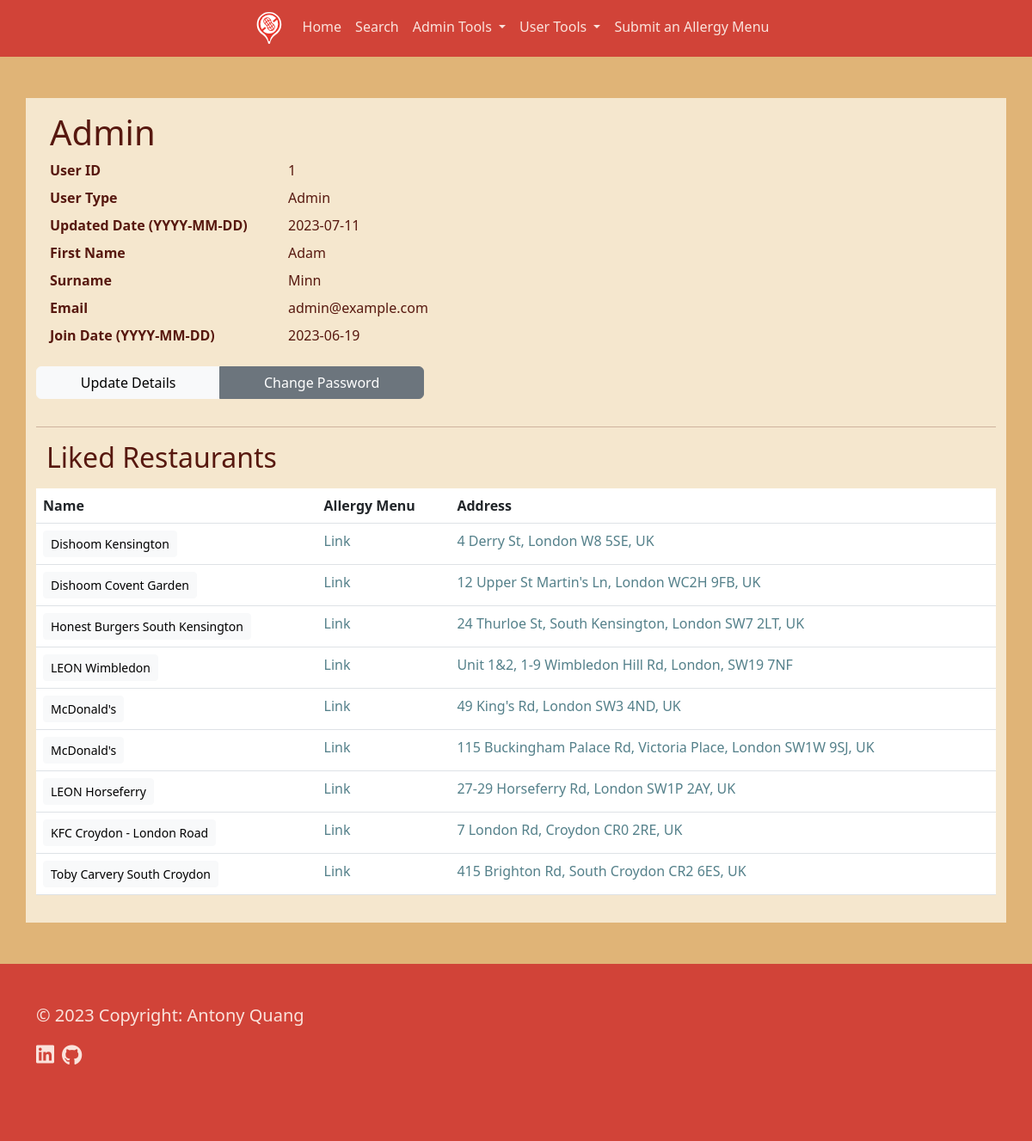
The page /users/profile/1 (signed in) on the database its author committed.
### application/models.py (models this page shows, shortened)
class User(db.Model, UserMixin):
    __tablename__ = "users"
    id = db.Column(db.Integer, primary_key=True)
    user_type = db.Column(db.String(), default="User", nullable=False)
    username = db.Column(db.String(30), unique=True, nullable=False)
    first_name = db.Column(db.String(50), unique=False, nullable=False)
    surname = db.Column(db.String(50), unique=False, nullable=False)
    password = db.Column(db.String(180), unique=False, nullable=False)
    email = db.Column(db.String(180), unique=True, nullable=False)
    start_datetime = db.Column(db.DateTime, nullable=False)
    updated_datetime = db.Column(db.DateTime)
    favourites = db.relationship("Restaurant", secondary=user_restaurant, backref="fans")
    reports = db.relationship("Report", back_populates="parent_user")

class Restaurant(db.Model):
    __tablename__ = "restaurants"
    id = db.Column(db.Integer, primary_key=True)
    name = db.Column(db.String(30), nullable=False)
    latitude = db.Column(db.Numeric, nullable=False)
    longitude = db.Column(db.Numeric, nullable=False)
    price = db.Column(db.String(3), nullable=False)
    website = db.Column(db.String(), nullable=False)
    menu = db.Column(db.String(), nullable=False)
    status = db.Column(db.String(30), default="Proposed", unique=False, nullable=False)
    phone = db.Column(db.String())
    start_datetime = db.Column(db.DateTime, nullable=False)
    update_datetime = db.Column(db.DateTime, nullable=False)
    address = db.Column(db.String(250), unique=False, nullable=False)
    maps_url = db.Column(db.String(), nullable=False)
    cuisines = db.Column(JsonEncodedDict)
    reports = db.relationship("Report", back_populates="parent_restaurant")

### application/users/routes.py (the view)
@bp.route("/profile/<int:user_id>")
@login_required
def user_profile(user_id):
    session["search"] = {}
    print(current_user.id)
    if current_user.id != user_id and current_user.user_type != "Admin":
        flash("You do not have access to this page", category="danger")
        return redirect(url_for("public.home"))
    else:
        user = User.query.get_or_404(user_id)
        restaurants = user.favourites
        return render_template("users/user_profile.html", user=user, restaurants=restaurants)

### application/models.py (called while the page is built)
@login_manager.user_loader
def user_loader(user_id):
    return User.query.get(user_id)

    def process_result_value(self, value, dialect):
        if value is None:
            return '{}'
        else:
            return json.loads(value)

### application/templates/users/user_profile.html (shortened to what this page needs)
{% extends "header.html" %}
{% block content %}
<link href="https://cdn.datatables.net/v/bs5/dt-1.13.5/datatables.min.css" rel="stylesheet"/>
<div class="fluid-container w-100 orange-section py-5">
<div class="container neutral-section py-3">
  <div class="row px-3">
      <h1>{{ user.username }}</h1>
  </div>
  <div class="row px-3">
      {% if current_user.user_type == "Admin" %}
      <dt class="col-sm-3">User ID</dt>
      <dd class="col-sm-9">{{ user.id }}</dd>
      <dt class="col-sm-3">User Type</dt>
      <dd class="col-sm-9">{{ user.user_type }}</dd>
      <dt class="col-sm-3">Updated Date (YYYY-MM-DD)</dt>
      <dd class="col-sm-9">{{ user.updated_datetime.date() }}</dd>
      {% endif %}
      <dt class="col-sm-3">First Name</dt>
      <dd class="col-sm-9">{{ user.first_name }}</dd>
      <dt class="col-sm-3">Surname</dt>
      <dd class="col-sm-9">{{ user.surname }}</dd>
      <dt class="col-sm-3">Email</dt>
      <dd class="col-sm-9">{{ user.email }}</dd>
      <dt class="col-sm-3">Join Date (YYYY-MM-DD)</dt>
      <dd class="col-sm-9">{{ user.start_datetime.date() }}</dd>
  </div>
  {% if current_user.id == user.id %}
    <div class="row py-3">
        <div class="col-5 btn-group">
          <a href="{{ url_for('users.edit_profile', user_id=user.id) }}" class="btn btn-light">Update Details</a>
          <a href="{{ url_for('users.change_password', user_id=user.id) }}" class="btn btn-secondary">Change Password</a>
        </div>
    </div>
  {% endif %}
    <hr>
    <div class="row mx-auto">
        <h2 class="mb-3">Liked Restaurants</h2>
        <table class="table" id="restaurant-table">
            <thead>
                <tr>
                    <th>Name</th>
                    <th>Allergy Menu</th>
                    <th>Address</th>
                </tr>
            </thead>
            <tbody>
                {% for restaurant in restaurants %}
                    <tr>
                        <td>
                            <button type="button" class="btn btn-sm btn-light" data-bs-toggle="modal" data-bs-target="#Modal-{{ restaurant.id }}">
                            {{ restaurant.name }}
                            </button>
                        </td>
                        <td><a class="a-text" href="{{ restaurant.menu }}" target="_blank">Link</a></td>
                        <td><a class="a-text" href="{{ restaurant.maps_url }}" target="_blank">{{ restaurant.address }}</a></td>
                    </tr>
                {% endfor %}
            </tbody>
        </table>
    </div>
    </div>
</div>
{% endblock %}

### application/static/css/styles.css (style rules this page uses)
html { min-height: 100%; min-width: 100%; overflow-y: scroll; }
body { background-color: #d14338; scroll-behavior: smooth; min-height: 100%; }
.a-text { color: #E1EDE2; }
.a-text:link { text-decoration: none; color: #54808A; transition: 0.3s; }
.orange-section { background: #E0B477; color: #e4f5f0; }
.neutral-section { color: #57180f; background: #f5e7ce; }

### rows shown on the page
User: username "Admin", id "1", user_type "Admin", updated_datetime "2023-07-11", first_name "Adam", surname "Minn", email "admin@example.com", start_datetime "2023-06-19"
Restaurant: name "Dishoom Kensington", address "4 Derry St, London W8 5SE, UK"
Restaurant: name "Dishoom Covent Garden", address "12 Upper St Martin's Ln, London WC2H 9FB, UK"
Restaurant: name "Honest Burgers South Kensington", address "24 Thurloe St, South Kensington, London SW7 2LT, UK"
Restaurant: name "LEON Wimbledon", address "Unit 1&2, 1-9 Wimbledon Hill Rd, London, SW19 7NF"
Restaurant: name "McDonald's", address "49 King's Rd, London SW3 4ND, UK"
Restaurant: name "McDonald's", address "115 Buckingham Palace Rd, Victoria Place, London SW1W 9SJ, UK"
Restaurant: name "LEON Horseferry", address "27-29 Horseferry Rd, London SW1P 2AY, UK"
Restaurant: name "KFC Croydon - London Road", address "7 London Rd, Croydon CR0 2RE, UK"
Restaurant: name "Toby Carvery South Croydon", address "415 Brighton Rd, South Croydon CR2 6ES, UK"
